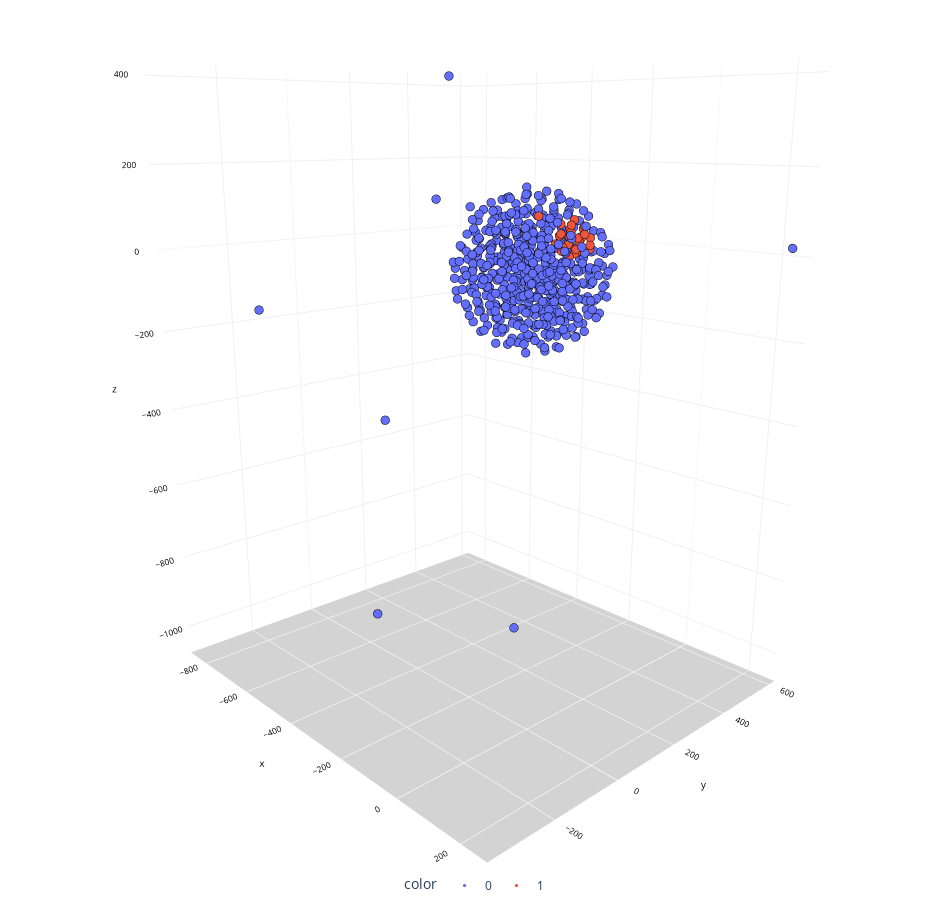

Source (notebook cell):
### Code cell
chart(X_TSNE, objGroup.labels_)

### Figure 1 — Plotly figure (JSON) as saved in the notebook; plotly's stock layout.template omitted (floating-point values rounded to 4 significant figures; data arrays with more than 128 entries replaced by an {"elided": "..."} marker saying what was removed)
{"data": [{"hovertemplate": "color=0<br>x=%{x}<br>y=%{y}<br>z=%{z}<extra></extra>", "legendgroup": "0", "marker": {"color": "#636efa", "line": {"color": "black", "width": 0.1}, "size": 3, "symbol": "circle"}, "mode": "markers", "name": "0", "scene": "scene", "showlegend": true, "type": "scatter3d", "x": {"elided": "553 float values"}, "y": {"elided": "553 float values"}, "z": {"elided": "553 float values"}}, {"hovertemplate": "color=1<br>x=%{x}<br>y=%{y}<br>z=%{z}<extra></extra>", "legendgroup": "1", "marker": {"color": "#EF553B", "line": {"color": "black", "width": 0.1}, "size": 3, "symbol": "circle"}, "mode": "markers", "name": "1", "scene": "scene", "showlegend": true, "type": "scatter3d", "x": [78.33, 84.59, 33.74, 47.36, 35.12, 62.72, 27.92, 10.79, 64.66, 51.94, 76.66, 78.71, 69.68, 55.12, 35.08, 82.46, 55.75, 53.83, 101.6, 62.6, 37.54, 61.7, 86.28, 73.67, 61.23, 104.1, 52.39, 36.72], "y": [19.9, 33.49, 46.31, 90.36, 66.74, 79.86, 45.63, 131.0, -55.82, 23.66, 47.42, 59.21, 34.97, 43.99, 69.85, 60.53, 59.44, 51.82, 39.79, 18.58, 38.37, 68.19, 74.94, 88.87, 39.34, 54.35, 66.86, 25.03], "z": [72.69, 47.39, 38.8, 61.78, 55.53, 83.98, 69.37, 60.11, 117.0, 76.37, 68.24, 40.48, 94.63, 54.57, 82.78, 91.64, 103.1, 77.99, 78.14, 50.43, 94.12, 59.4, 67.59, 42.61, 30.18, 55.5, 33.52, 55.1]}], "layout": {"height": 900, "legend": {"orientation": "h", "title": {"text": "color"}, "tracegroupgap": 0, "x": 0.5, "xanchor": "center", "y": 0, "yanchor": "top"}, "margin": {"b": 0, "l": 0, "r": 0, "t": 0}, "scene": {"camera": {"center": {"x": 0, "y": 0, "z": -0.1}, "eye": {"x": 1.5, "y": -1.4, "z": 0.5}, "up": {"x": 0, "y": 0, "z": 1}}, "domain": {"x": [0, 1], "y": [0, 1]}, "xaxis": {"backgroundcolor": "white", "color": "black", "gridcolor": "#f0f0f0", "tickfont": {"size": 10}, "title": {"font": {"size": 10}, "text": "x"}}, "yaxis": {"backgroundcolor": "white", "color": "black", "gridcolor": "#f0f0f0", "tickfont": {"size": 10}, "title": {"font": {"size": 10}, "text": "y"}}, "zaxis": {"backgroundcolor": "lightgrey", "color": "black", "gridcolor": "#f0f0f0", "tickfont": {"size": 10}, "title": {"font": {"size": 10}, "text": "z"}}}, "showlegend": true, "title": {"text": "UMAP"}, "width": 950}}
